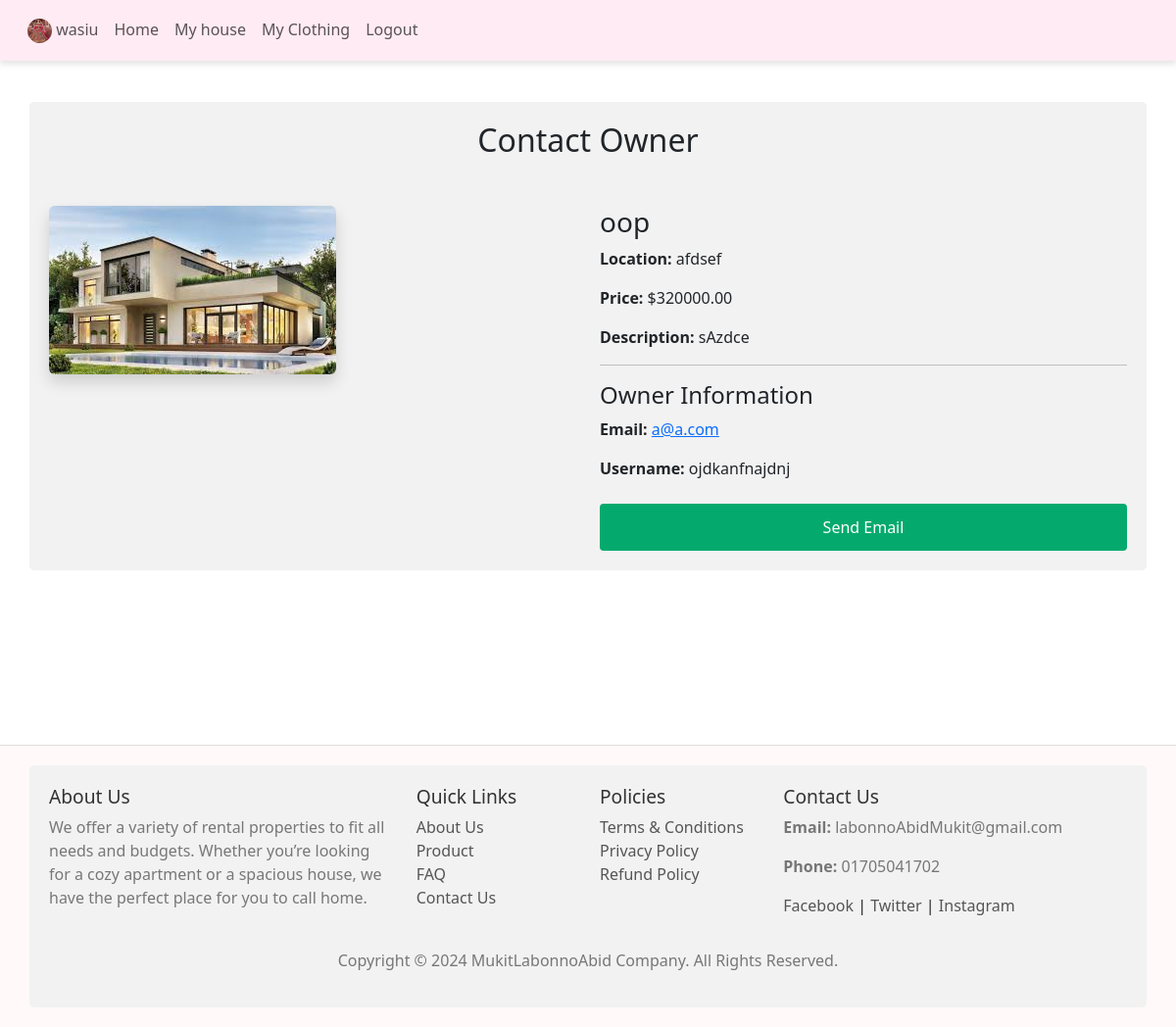
The app's page /houses/houses/2/contact/ (signed in) with its own data.
### accounts/models.py (models this page shows)
class User(AbstractUser):
    USER_TYPE_CHOICES = (
        ('renter', 'Renter'),
        ('owner', 'House Owner'),
    )
    user_type = models.CharField(max_length=10, choices=USER_TYPE_CHOICES)
    profile_picture = models.ImageField(upload_to='profile_pics/', default='profile_pics/default.jpg')

### houses/models.py (models this page shows, shortened)
class House(models.Model):
    owner = models.ForeignKey(User, on_delete=models.CASCADE, related_name='houses')
    title = models.CharField(max_length=100)
    description = models.TextField()
    area = models.CharField(max_length=50)
    address = models.CharField(max_length=200)
    price = models.DecimalField(max_digits=10, decimal_places=2)
    image = models.ImageField(upload_to='house_images/')

### houses/views.py (the view)
# urls.py: path('houses/<int:pk>/contact/', views.contact_owner, name='contact_owner'),
def contact_owner(request, pk):
    house = get_object_or_404(House, pk=pk)
    owner = house.owner  # Assuming 'owner' is the ForeignKey field in House model linking to User
    context = {
        'house': house,
        'owner': owner,
    }
    return render(request, 'house/contact.html', context)

### template/house/contact.html (shortened to what this page needs)
{% extends 'base.html' %}
{% load static %}
{% block content %}
<div class="content-wrapper pb-5 mt-5">
    <div class="container">
        <h2 class="text-center mb-5">Contact Owner</h2>
        <div class="row">
            <div class="col-md-6">
                {% if house.image %}
                <img src="{{ house.image.url }}" alt="{{ house.title }}" class="img-fluid rounded shadow">
                {% else %}
                <img src="{% static 'Images/default-house.jpg' %}" alt="Default House" class="img-fluid rounded shadow">
                {% endif %}
            </div>
            <div class="col-md-6">
                <h3>{{ house.title }}</h3>
                <p><strong>Location:</strong> {{ house.area }}</p>
                <p><strong>Price:</strong> ${{ house.price }}</p>
                <p><strong>Description:</strong> {{ house.description }}</p>
                <hr>
                <h4>Owner Information</h4>
                <p><strong>Email:</strong> <a href="mailto:{{ owner.email }}">{{ owner.email }}</a></p>
                <p><strong>Username:</strong> {{ owner.username }}</p>
                <div class="mt-4">
                    <a href="mailto:{{ owner.email }}" class="btn btn-primary">Send Email</a>
                </div>
            </div>
        </div>
    </div>
</div>
{% endblock %}

### template/includes/header.html (shortened to what this page needs)
<header>
	<nav class="navbar navbar-expand-lg bg-custom p-3 m-4">
	      <div class="collapse navbar-collapse" id="navbarNav">
	        <div class="d-flex justify-content-between">
	        	<div style="padding-left:20px;">
	        		<ul class="navbar-nav">
                   {% if user.is_authenticated %}
                        <li class="nav-item">
                            <a class="nav-link" href="{% url 'my_profile' %}">
                                <img class="nav-avatar" src="{{ user.profile_picture.url }}" alt="Profile Picture" style="width: 40px; height: 40px; border-radius: 50%;">
                                 <span class="navbar-text">{{ user.username }}</span>
                            </a>
                        </li>
                       <li class="nav-item">
			              <a  class="nav-link" href="{% url 'home' %}">Home</a>
			          </li>
                       <li class="nav-item">
                        <a  class="nav-link"  href="{% url 'house_list' %}">My house</a>
			          </li>
                        <li class="nav-item">
                         <a class="nav-link" href="{% url 'clothing_list' %}">My Clothing</a>
			          </li>
			          <li class="nav-item">
			            <a class="nav-link" href="{% url 'logout' %}">Logout</a>
			          </li>
                         {% endif %}
	        		</ul>
	        	</div>
	        </div>
	      </div>
	</nav>
</header>

### static/style.css (style rules this page uses)
.bg-custom { --bs-bg-opacity: 1; background-color: rgb(214 220 227) !important; }
.nav-avatar { height: 25px !important; width: 25px !important; background-size: cover; background-repeat: no-repeat; background-position: center; border-radius: 50%; }
#navbarNav { position: fixed; top: 0; left: 0; width: 100%; background-color: #ffebf3; padding: 10px 0; text-align: center; box-shadow: 0px 4px 6px rgba(0, 0, 0, 0.1); z-index: 1000; }
.content-wrapper { margin-bottom: 130px; }
a:link, a:visited { cursor: auto; }
.btn { display: block; width: 100%; padding: 10px; background-color: #007bff; color: #fff; border: none; border-radius: 5px; font-size: 1rem; cursor: pointer; margin-top: 15px; }
.container { border-radius: 5px; background-color: #f2f2f2; padding: 20px; }
h2 { margin-bottom: 20px; }
input[type=submit], .btn-primary { background-color: #04AA6D; color: white; padding: 12px 20px; border: none; border-radius: 4px; cursor: pointer; }

### records on screen
User: profile_picture (picture), username "wasiu"
House: image (picture), title "oop", area "afdsef", price "320000.00", description "sAzdce"
User: email "a@a.com", username "ojdkanfnajdnj"
